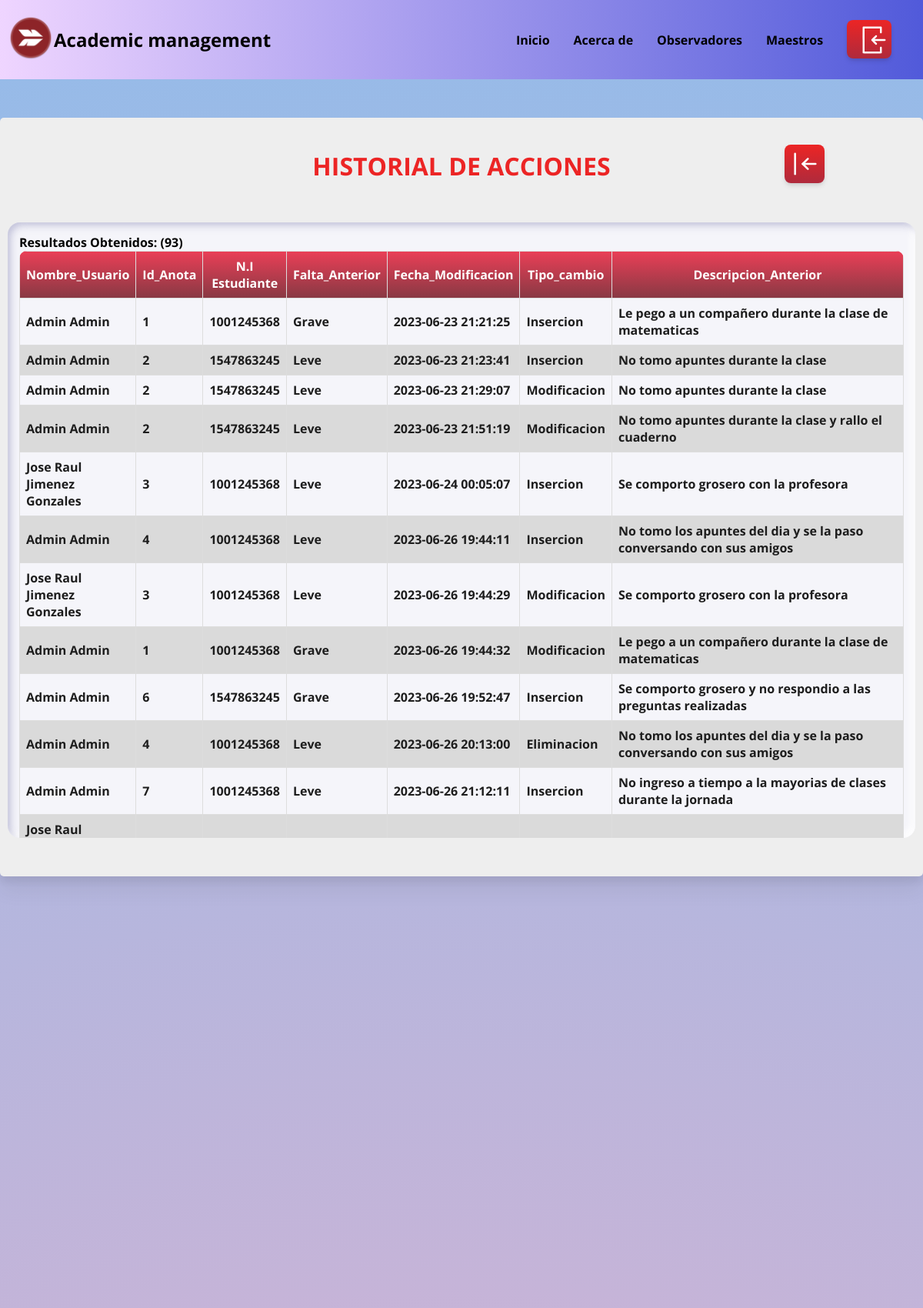
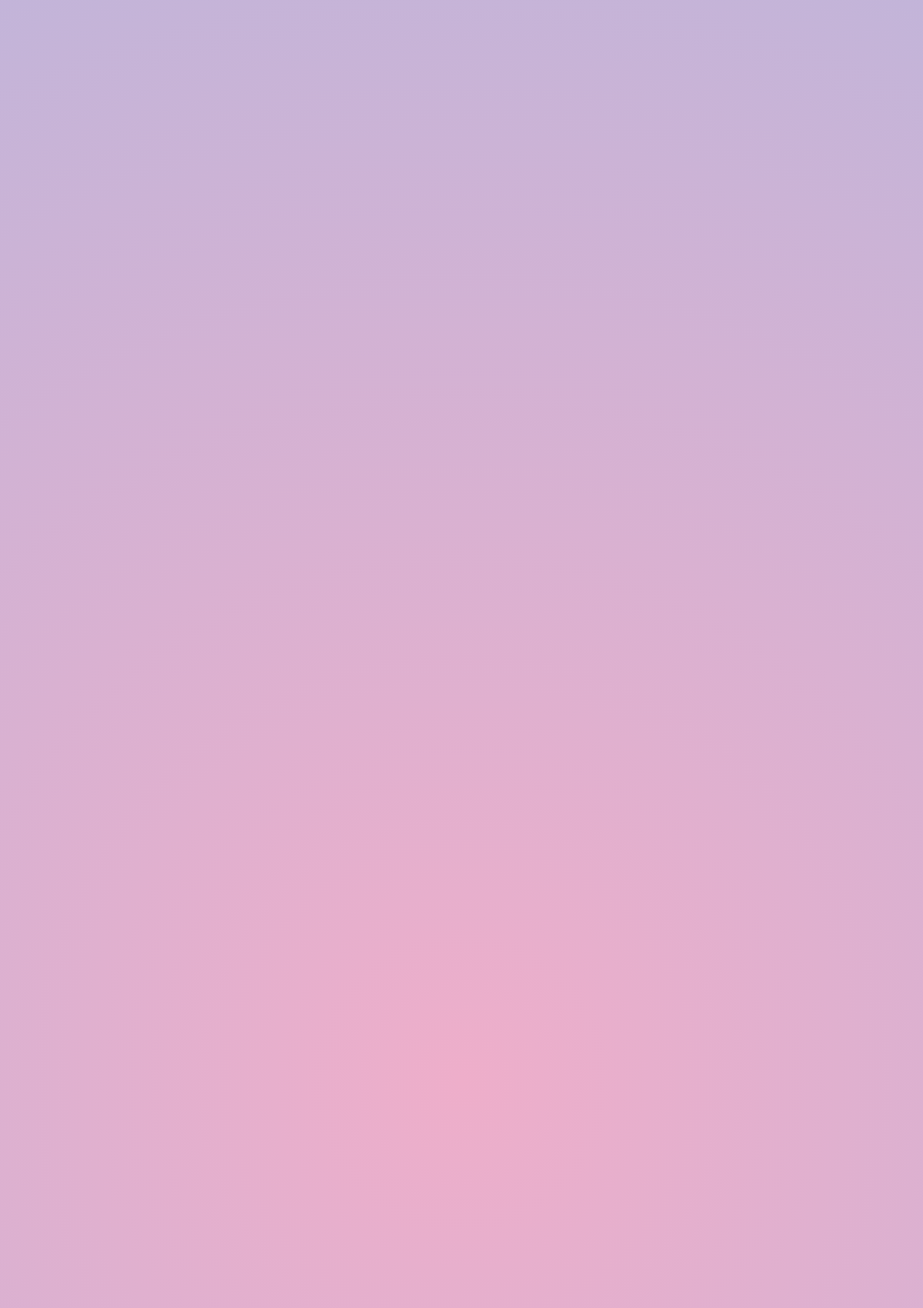
/Config/TriggerAnotacion.php (signed in, upper part), run on the app's committed database (2 pictures, top to bottom).
### tables this page shows
CREATE TABLE `historial_operaciones` (
  `Id_Historial_Ope` int(11) NOT NULL,
  `Nombre_Profesor` varchar(30) NOT NULL,
  `Id_Anotacion` int(10) DEFAULT NULL,
  `Id_Estudiante` int(10) DEFAULT NULL,
  `TipoFalta_Anterior` varchar(10) DEFAULT NULL,
  `Descripcion_Anterior` text DEFAULT NULL,
  `Fecha_Modificacion` timestamp NOT NULL DEFAULT current_timestamp() ON UPDATE current_timestamp(),
  `Tipo_cambio` varchar(15) DEFAULT NULL
);

CREATE TABLE `observador` (
  `Id_Estudiante` int(10) NOT NULL,
  `Id_Imagen` int(10) DEFAULT NULL,
  `Nombre_Estudiante` varchar(30) NOT NULL,
  `Apellido_Estudiante` varchar(30) NOT NULL,
  `Numero_Documento` int(11) NOT NULL,
  `Id_DatosFamiliar` int(10) DEFAULT NULL,
  `Id_Historial_Escolar` int(10) DEFAULT NULL,
  `Id_Medicina` int(10) DEFAULT NULL,
  `Id_Curso` int(10) DEFAULT NULL,
  `Tel_Cel` varchar(11) DEFAULT NULL,
  `Fecha_Nacimiento` date DEFAULT NULL,
  `LugarNacimiento` varchar(20) DEFAULT NULL,
  `Residencia` varchar(20) DEFAULT NULL,
  `Edad` tinyint(3) UNSIGNED DEFAULT NULL
);

### Config/TriggerAnotacion.php (the view, shortened to what this page needs)
<?php include("../Template/CabeceraAnot.php"); ?>
<main class="ContainerGeneral" style="max-height: 180rem;">
    <div class="nav__miniventana">
        <h1 id="TitleStart">HISTORIAL DE ACCIONES</h1>
        <div>
            <a href="../Profesor/anotaciones_busc.php">
            <div class="botonAtras">
                <div class="margen__boton">
                    <svg class="navbar-icon" style="margin:0;">
                        <use xlink:href="../Assets/Svg/Arrow_Back.svg#Arrow_Back-icon">
                    </svg>
                </div>
            </div>
            </a>
        </div>
    </div>
        <?php
        include 'Conexion.php';
        $consultar = mysqli_query($conexion, "SELECT Numero_Documento, h.*, o.Numero_Documento
        FROM historial_operaciones h
        LEFT JOIN observador o ON h.Id_Estudiante = o.Id_Estudiante") or die("ERROR AL TRAER LOS DATOS");
        $query = "SELECT COUNT(*) AS total FROM historial_operaciones";
        $resultado = mysqli_query($conexion, $query);
        $datos = mysqli_fetch_assoc($resultado);
        $totalFilas = $datos['total'];
        ?>
        <div class="Container1" style="height: 80rem;">
            <div><label>Resultados Obtenidos: (<?php echo $totalFilas ?>)</label></div>
            <table class="Custom_Table">
                <thead>
                    <tr>
                        <th>Nombre_Usuario</th>
                        <th>Id_Anota</th>
                        <th>N.I Estudiante</th>
                        <th>Falta_Anterior</th>
                        <th>Fecha_Modificacion</th>
                        <th>Tipo_cambio</th>
                        <th>Descripcion_Anterior</th>
                    </tr>
                </thead>
                <tbody>
                    <?php while ($extraido = mysqli_fetch_array($consultar)) { ?>
                    <tr>
                        <td><?php echo $extraido['Nombre_Profesor']; ?></td>
                        <td><?php echo $extraido['Id_Anotacion']; ?></td>
                        <td><?php echo $extraido['Numero_Documento']; ?></td>
                        <td><?php echo $extraido['TipoFalta_Anterior']; ?></td>
                        <td><?php echo $extraido['Fecha_Modificacion']; ?></td>
                        <td><?php echo $extraido['Tipo_cambio']; ?></td>
                        <td class="descripcion-anterior" ><?php echo $extraido['Descripcion_Anterior']; ?></td>
                    </tr>
                    <?php } ?>
                </tbody>
            </table>
            </div>
</main>
<?php include("../Template/FooterProfe2.php");

### Template/CabeceraAnot.php (shortened to what this page needs)
<!DOCTYPE html>
<html lang="en">
<head>
    <link rel="stylesheet" href="../css/Anotaciones.css">
</head>
<body>
    <header>
        <nav class="navbar">
            <div class="LogoHeader">
                <a href="../index.php">
                    <img src="../Assets/Logo.png" alt="" width="60px" height="60px">
                </a>
                <h2>Academic management</h2>
            </div>
            <ul class="navbar-menu" id="navbarMenu">
                <?php
                if (isset($_SESSION['Id_Estudiante']) || isset($_SESSION['Id_Profe'])) { ?>
                    <a href="../index.php">Inicio</a>
                    <a href="../EscanearCodigos.php">Acerca de</a>
                    <?php if (isset($_SESSION['Id_Profe'])) { ?>
                    <a href="../Profesor/anotaciones_busc.php">Observadores</a>
                    <?php } ?>
                    <?php if (isset($_SESSION['Id_Admin'])) { ?>
                        <a href="../Admin/Profesor_busc_Admin.php">Maestros</a>
                    <?php } ?>
                    <form action="../Config/auth/conectar_RegistroUsuario.php" method="POST">
                        <button class="botonAtras" type="submit" name="Cerrar_Login">
                            <div class="margen__boton">
                                <svg class="navbar-icon" style="margin:0">
                                    <use xlink:href="../Assets/Svg/Logout.svg#Logout-icon">
                                </svg>
                            </div>
                        </button>
                    </form>
                <?php } ?>
            </ul>
        </nav>
    </header>

### Template/FooterProfe2.php (shortened to what this page needs)
</body>
</html>

### css/Anotaciones.css (style rules this page uses)
.Custom_Table { border-radius: 10px; overflow: hidden; border-collapse: collapse; margin: 0 auto; position: relative; width: 100%; }
.Custom_Table thead tr { text-align: center; color: white; background: linear-gradient(180deg, #EB3F57 0%, #893944 100%); height: 60px; }
.Custom_Table tbody tr { color: rgb(29, 29, 29); }
.Custom_Table td,.Custom_Table th { border: 1px solid #ddd; padding: 8px; }
.Custom_Table tr:nth-child(even) { background-color: #dadada; }
.descripcion-anterior { width: 400px; word-wrap: break-word; }

### css/Templates.css (style rules this page uses)
:root { --primary: #ec2525; --blanco: #eee; --oscuro: #000000; --bg_linear: linear-gradient(90deg, #efd5ff 0%, #515ada 100%); --Color_Button: linear-gradient(180deg, #ec2525 0%, #af2a3c 100%); --fuente_principal: "Open Sans", sans-serif; }
html { font-size: 62.5%; box-sizing: border-box; scroll-snap-type: y mandatory; }
*, *:before, *:after { box-sizing: inherit; }
body { margin: 0; display: flex; min-height: 100vh; flex-direction: column; font-size: 16px; font-weight: bold; font-family: var(--fuente_principal); background: radial-gradient(circle, rgba(238,174,202,1) 0%, rgba(148,187,233,1) 100%); }
.navbar { background: var( --bg_linear); display: grid; grid-template-columns: repeat(2, 1fr); padding: 1rem; }
.navbar-menu { align-items: center; display: flex; justify-content: space-evenly; }
.navbar-menu a,.footer-menu a { color: var(--oscuro); text-decoration: none; font-weight: bold; }
.LogoHeader { align-items: center; display: flex; }
.LogoHeader img { max-width: none; width: 60px; height: 60px; }
#TitleStart { text-align: center; color: var(--primary); }
.botonAtras { background: var(--Color_Button); box-shadow: 0px 4px 7px -1px rgba(0, 0, 0, 0.11),0px 2px 4px -1px rgba(0, 0, 0, 0.07); border-radius: 8px; border: none; cursor: pointer; color: var(--blanco); width: 100%; padding-right: 0.5rem; display: table-caption; }
.margen__boton { padding-left: 0.7rem; padding-top: 0.5rem; }
.nav__miniventana { display: grid; grid-template-columns: 15% 70% 15%;; align-items: center; }
.ContainerGeneral { margin: 50px auto; padding: 2rem 0 2rem 0; width: 100%; max-height: 165rem; max-width: 140rem; border-radius: 0.5rem; background-color: var(--blanco); box-shadow: 0px 20px 26px rgba(0, 0, 0, 0.05), 0px 8px 9px rgba(0, 0, 0, 0.06); }
.Container1 { overflow: auto; background: #f5f5fa; margin: 3rem 1rem 3rem 1rem; padding: 1.5rem; border: none; height: 45rem; border-radius: 1em; box-shadow: inset -2px -2px 4px rgba(255, 255, 255, 0.5),inset 2px 2px 4px rgba(170, 170, 204, 0.25),inset 5px 5px 10px rgba(170, 170, 204, 0.5), inset -5px -5px 10px #ffffff; }
.navbar-icon { width:40px; height:40px; margin-right: 10px; }

### data on the page
historial_operaciones: Nombre_Profesor "Admin Admin", Id_Anotacion "1", Id_Estudiante.Numero_Documento "1001245368", TipoFalta_Anterior "Grave", Fecha_Modificacion "2023-06-23 21:21:25", Tipo_cambio "Insercion", Descripcion_Anterior "Le pego a un compañero durante la clase de matematicas"
historial_operaciones: Nombre_Profesor "Admin Admin", Id_Anotacion "2", Id_Estudiante.Numero_Documento "1547863245", TipoFalta_Anterior "Leve", Fecha_Modificacion "2023-06-23 21:23:41", Tipo_cambio "Insercion", Descripcion_Anterior "No tomo apuntes durante la clase"
historial_operaciones: Nombre_Profesor "Admin Admin", Id_Anotacion "2", Id_Estudiante.Numero_Documento "1547863245", TipoFalta_Anterior "Leve", Fecha_Modificacion "2023-06-23 21:29:07", Tipo_cambio "Modificacion", Descripcion_Anterior "No tomo apuntes durante la clase"
historial_operaciones: Nombre_Profesor "Admin Admin", Id_Anotacion "2", Id_Estudiante.Numero_Documento "1547863245", TipoFalta_Anterior "Leve", Fecha_Modificacion "2023-06-23 21:51:19", Tipo_cambio "Modificacion", Descripcion_Anterior "No tomo apuntes durante la clase y rallo el cuaderno"
historial_operaciones: Nombre_Profesor "Jose Raul Jimenez Gonzales", Id_Anotacion "3", Id_Estudiante.Numero_Documento "1001245368", TipoFalta_Anterior "Leve", Fecha_Modificacion "2023-06-24 00:05:07", Tipo_cambio "Insercion", Descripcion_Anterior "Se comporto grosero con la profesora"
historial_operaciones: Nombre_Profesor "Admin Admin", Id_Anotacion "4", Id_Estudiante.Numero_Documento "1001245368", TipoFalta_Anterior "Leve", Fecha_Modificacion "2023-06-26 19:44:11", Tipo_cambio "Insercion", Descripcion_Anterior "No tomo los apuntes del dia y se la paso conversando con sus amigos"
historial_operaciones: Nombre_Profesor "Jose Raul Jimenez Gonzales", Id_Anotacion "3", Id_Estudiante.Numero_Documento "1001245368", TipoFalta_Anterior "Leve", Fecha_Modificacion "2023-06-26 19:44:29", Tipo_cambio "Modificacion", Descripcion_Anterior "Se comporto grosero con la profesora"
historial_operaciones: Nombre_Profesor "Admin Admin", Id_Anotacion "1", Id_Estudiante.Numero_Documento "1001245368", TipoFalta_Anterior "Grave", Fecha_Modificacion "2023-06-26 19:44:32", Tipo_cambio "Modificacion", Descripcion_Anterior "Le pego a un compañero durante la clase de matematicas"
historial_operaciones: Nombre_Profesor "Admin Admin", Id_Anotacion "6", Id_Estudiante.Numero_Documento "1547863245", TipoFalta_Anterior "Grave", Fecha_Modificacion "2023-06-26 19:52:47", Tipo_cambio "Insercion", Descripcion_Anterior "Se comporto grosero y no respondio a las preguntas realizadas"
historial_operaciones: Nombre_Profesor "Admin Admin", Id_Anotacion "4", Id_Estudiante.Numero_Documento "1001245368", TipoFalta_Anterior "Leve", Fecha_Modificacion "2023-06-26 20:13:00", Tipo_cambio "Eliminacion", Descripcion_Anterior "No tomo los apuntes del dia y se la paso conversando con sus amigos"
historial_operaciones: Nombre_Profesor "Admin Admin", Id_Anotacion "7", Id_Estudiante.Numero_Documento "1001245368", TipoFalta_Anterior "Leve", Fecha_Modificacion "2023-06-26 21:12:11", Tipo_cambio "Insercion", Descripcion_Anterior "No ingreso a tiempo a la mayorias de clases durante la jornada"
historial_operaciones: Nombre_Profesor "Jose Raul…"

### other printed values
$totalFilas "93"
